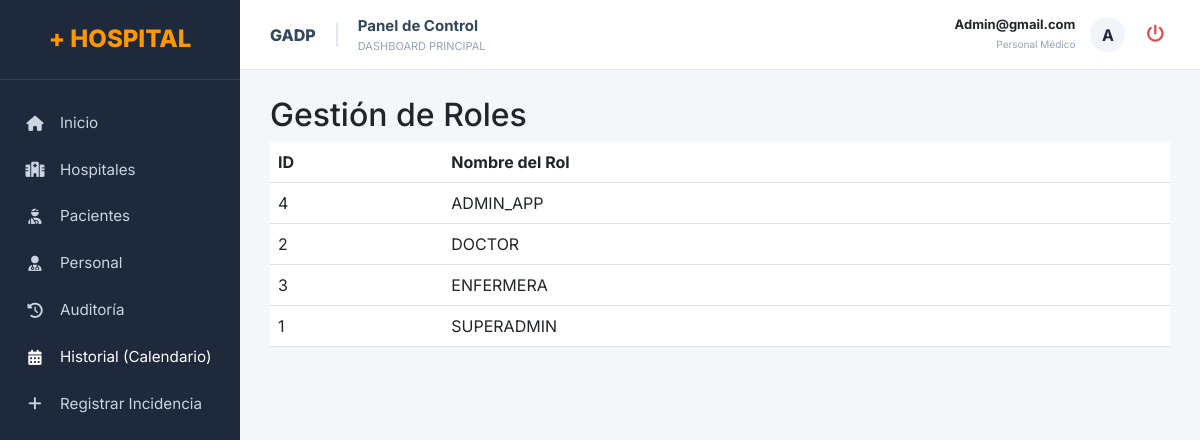
The app's page /superadmin/roles/ (signed in) with its own data.
### superadmi/models.py (models this page shows, shortened)
class Usuario(AbstractBaseUser):
    username = models.CharField(max_length=50, unique=True)
    nombre_completo = models.CharField(max_length=200)
    email = models.EmailField(max_length=100, unique=True)
    telefono = models.CharField(max_length=20, null=True, blank=True)
    numero_colegiatura = models.CharField(max_length=50, null=True, blank=True)
    ciudad = models.CharField(max_length=100, null=True, blank=True)
    direccion = models.CharField(max_length=255, null=True, blank=True)
    turno_asignado = models.CharField(max_length=100, null=True, blank=True)
    rol = models.ForeignKey(Rol, on_delete=models.SET_NULL, null=True, blank=True)
    hospital = models.ForeignKey(Hospital, on_delete=models.SET_NULL, null=True, blank=True)
    especialidad = models.ForeignKey(Especialidad, on_delete=models.SET_NULL, null=True, blank=True)
    estado = models.BooleanField(default=True)
    is_admin = models.BooleanField(default=False)
    fecha_registro = models.DateTimeField(auto_now_add=True)
    objects = UsuarioManager()
    USERNAME_FIELD = 'username'
    REQUIRED_FIELDS = ['email', 'nombre_completo']
    class Meta:
        db_table = 'usuarios'

class Rol(models.Model):
    nombre = models.CharField(max_length=50, unique=True)
    descripcion = models.TextField(null=True, blank=True)
    nivel_acceso = models.IntegerField(default=5)
    fecha_creacion = models.DateTimeField(auto_now_add=True)
    class Meta:
        db_table = 'roles'
        verbose_name = 'Rol'
        verbose_name_plural = 'Roles'

### superadmi/views.py (the view)
# urls.py: path('roles/', views.listar_roles, name='listar_roles'),
@login_required(login_url='superadmin:login')
def listar_roles(request):
    roles = Rol.objects.all().order_by('nombre')
    return render(request, 'superadmi/roles/listar.html', {'roles': roles})

### templates/superadmi/roles/listar.html
{% extends 'superadmi/base.html' %}
{% block content %}
<h2>Gestión de Roles</h2>
<table class="table">
    <thead>
        <tr>
            <th>ID</th>
            <th>Nombre del Rol</th>
        </tr>
    </thead>
    <tbody>
        {% for rol in roles %}
        <tr>
            <td>{{ rol.id }}</td>
            <td>{{ rol.nombre }}</td>
        </tr>
        {% endfor %}
    </tbody>
</table>
{% endblock %}

### templates/superadmi/base.html (shortened to what this page needs)
{% load static %}
<!doctype html>
<html lang="es">
<head>
    <link rel="stylesheet" href="https://cdnjs.cloudflare.com/ajax/libs/font-awesome/6.4.0/css/all.min.css">
    <link href="https://cdn.jsdelivr.net/npm/bootstrap@5.3.0/dist/css/bootstrap.min.css" rel="stylesheet">
</head>
<body>
    <div class="sidebar-fixed">
        <div class="sidebar-header">
            <h4 style="color: var(--primary-orange); font-weight: 800; margin: 0;">+ HOSPITAL</h4>
        </div>
        <ul class="nav-menu">
            <li class="nav-item {% if request.path == '/superadmin/' %}active{% endif %}">
                <a href="{% url 'superadmin:dashboard_superadmin' %}"><i class="fas fa-home"></i> Inicio</a>
            </li>
            <li class="nav-item {% if 'hospitales' in request.path %}active{% endif %}">
                <a href="{% url 'superadmin:listar_hospitales' %}"><i class="fas fa-hospital"></i> Hospitales</a>
            </li>
            <li class="nav-item {% if 'pacientes' in request.path %}active{% endif %}">
                <a href="{% url 'hospital:lista_pacientes' %}"><i class="fas fa-user-injured"></i> Pacientes</a>
            </li>
            <li class="nav-item {% if 'usuarios' in request.path %}active{% endif %}">
                <a href="{% url 'superadmin:listar_usuarios' %}"><i class="fas fa-user-md"></i> Personal</a>
            </li>
            <li class="nav-item {% if 'auditoria' in request.path %}active{% endif %}">
                <a href="{% url 'superadmin:auditoria' %}"><i class="fas fa-history"></i> Auditoría</a>
            </li>
            <li class="nav-item">
                <a href="{% url 'hospital:monitor_disponibilidad' %}" class="nav-link text-white">
                    <i class="fas fa-calendar-alt mr-2"></i>
                    <span>Historial (Calendario)</span>
                </a>
            </li>
            <li class="nav-item">
                <a href="{% url 'hospital:seleccionar_tipo' %}">
                    <i class="fas fa-plus"></i> Registrar Incidencia
                </a>
            </li>
        </ul>
    </div>
    <div class="main-wrapper">
        <header class="header-top">
            <div class="d-flex align-items-center">
                <span class="gadp-tag">GADP</span>
                <div>
                    <div style="font-weight: 700; color: #33475b; font-size: 15px;">Panel de Control</div>
                    <div style="font-size: 11px; color: #94a3b8; text-transform: uppercase;">
                        {% if 'hospitales' in request.path %}Gestión de Centros
                        {% elif 'pacientes' in request.path %}Admisión y Triaje
                        {% elif 'usuarios' in request.path %}Recursos Humanos
                        {% else %}Dashboard Principal{% endif %}
                    </div>
                </div>
            </div>
            <div class="user-profile">
                <div style="text-align: right; line-height: 1.2;">
                    <span style="display: block; font-weight: 700; font-size: 13px;">{{ user.username|capfirst }}</span>
                    <span style="font-size: 10px; color: #94a3b8;">
                        {% if user.is_superuser %}Super Admin{% else %}Personal Médico{% endif %}
                    </span>
                </div>
                <div class="avatar-circle">{{ user.username|slice:":1"|upper }}</div>
                <form action="{% url 'superadmin:logout' %}" method="post" style="margin:0;">
                    <button type="submit" class="logout-icon" title="Cerrar Sesión"><i class="fas fa-power-off"></i></button>
                </form>
            </div>
        </header>
        <div style="padding: 10px 30px 30px 30px;">
            {% block content %}
            {% endblock %}
        </div>
    </div>
</body>
</html>

### templates/superadmi/base.html (style rules this page uses)
:root { --sidebar-width: 240px; --primary-orange: #ff9800; --dark-blue: #1e293b; --bg-light: #f4f7fa; }
body { background-color: var(--bg-light) !important; font-family: 'Inter', sans-serif; margin: 0; }
.sidebar-fixed { width: var(--sidebar-width); height: 100vh; background: var(--dark-blue); position: fixed; left: 0; top: 0; z-index: 1000; }
.sidebar-header { padding: 25px; text-align: center; border-bottom: 1px solid rgba(255,255,255,0.1); }
.nav-menu { padding: 20px 0; list-style: none; margin: 0; }
.nav-item a { color: #cbd5e1; text-decoration: none; padding: 12px 25px; display: flex; align-items: center; transition: 0.3s; font-size: 0.95rem; }
.nav-item i { margin-right: 15px; width: 20px; text-align: center; }
.main-wrapper { margin-left: var(--sidebar-width); min-height: 100vh; }
.header-top { background: #ffffff; height: 70px; display: flex; align-items: center; justify-content: space-between; padding: 0 30px; border-bottom: 1px solid #e2e8f0; position: sticky; top: 0; z-index: 999; }
.gadp-tag { font-weight: 800; color: #33475b; border-right: 2px solid #e2e8f0; padding-right: 20px; margin-right: 20px; }
.user-profile { display: flex; align-items: center; gap: 15px; }
.avatar-circle { width: 35px; height: 35px; background: #f1f5f9; border-radius: 50%; display: flex; align-items: center; justify-content: center; font-weight: bold; color: var(--dark-blue); }
.logout-icon { color: #ef4444; cursor: pointer; background: none; border: none; font-size: 1.1rem; }

### records on screen
Usuario: username "Admin@gmail.com", username "A"
Rol: id "4", nombre "ADMIN_APP"
Rol: id "2", nombre "DOCTOR"
Rol: id "3", nombre "ENFERMERA"
Rol: id "1", nombre "SUPERADMIN"
